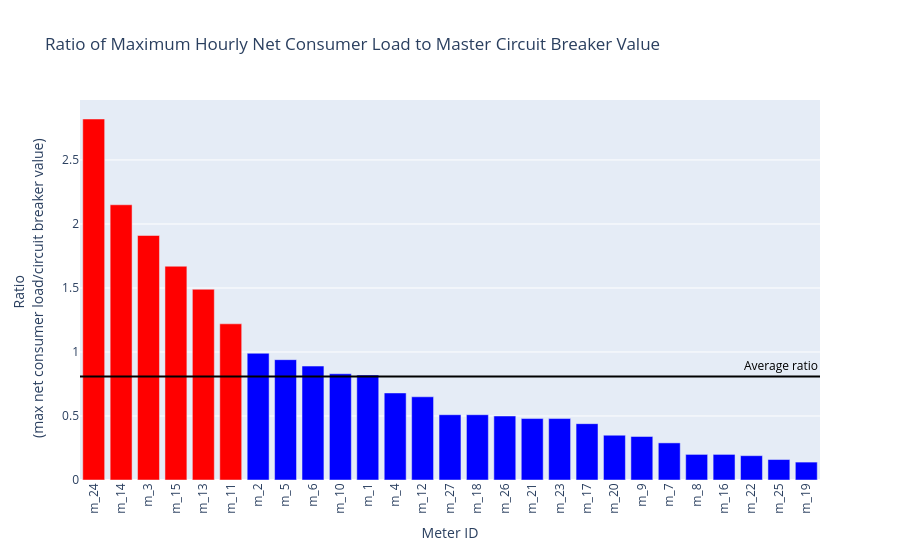

The notebook cell this image was saved under:
### Code cell
# Plot the ratio of the maximum loads to the master circuit breaker values for each meter.
bar_plot(
    df_meters_con,
    "meter_id",
    "ratio",
    "Ratio of Maximum Hourly Net Consumer Load to Master Circuit Breaker Value",
    {
        "meter_id": "Meter ID",
        "ratio": "Ratio <br> (max net consumer load/circuit breaker value)",
    },
    average=True,
)

### Figure 1 — Plotly figure (JSON) as saved in the notebook; plotly's stock layout.template omitted (floating-point values rounded to 4 significant figures)
{"data": [{"customdata": [[1.0], [1.0], [1.0], [1.0], [1.0], [1.0], [0.0], [0.0], [0.0], [0.0], [0.0], [0.0], [0.0], [0.0], [0.0], [0.0], [0.0], [0.0], [0.0], [0.0], [0.0], [0.0], [0.0], [0.0], [0.0], [0.0], [0.0]], "hovertemplate": "Meter ID=%{x}<br>Ratio <br> (max net consumer load/circuit breaker value)=%{y}<extra></extra>", "legendgroup": "", "marker": {"color": [1.0, 1.0, 1.0, 1.0, 1.0, 1.0, 0.0, 0.0, 0.0, 0.0, 0.0, 0.0, 0.0, 0.0, 0.0, 0.0, 0.0, 0.0, 0.0, 0.0, 0.0, 0.0, 0.0, 0.0, 0.0, 0.0, 0.0], "coloraxis": "coloraxis", "pattern": {"shape": ""}}, "name": "", "orientation": "v", "showlegend": false, "textposition": "auto", "type": "bar", "x": ["m_24", "m_14", "m_3", "m_15", "m_13", "m_11", "m_2", "m_5", "m_6", "m_10", "m_1", "m_4", "m_12", "m_27", "m_18", "m_26", "m_21", "m_23", "m_17", "m_20", "m_9", "m_7", "m_8", "m_16", "m_22", "m_25", "m_19"], "xaxis": "x", "y": [2.82, 2.15, 1.91, 1.67, 1.49, 1.22, 0.99, 0.94, 0.89, 0.83, 0.82, 0.68, 0.65, 0.51, 0.51, 0.5, 0.48, 0.48, 0.44, 0.35, 0.34, 0.29, 0.2, 0.2, 0.19, 0.16, 0.14], "yaxis": "y"}], "layout": {"annotations": [{"font": {"color": "Black"}, "showarrow": false, "text": "Average ratio", "x": 1, "xanchor": "right", "xref": "x domain", "y": 0.8093, "yanchor": "bottom", "yref": "y"}], "barmode": "relative", "coloraxis": {"autocolorscale": false, "colorbar": {"title": {"text": "ratio_bool"}}, "colorscale": [[0.0, "rgb(0,0,255)"], [0.1, "rgb(51,153,255)"], [0.2, "rgb(102,204,255)"], [0.3, "rgb(153,204,255)"], [0.4, "rgb(204,204,255)"], [0.5, "rgb(255,255,255)"], [0.6, "rgb(255,204,255)"], [0.7, "rgb(255,153,255)"], [0.8, "rgb(255,102,204)"], [0.9, "rgb(255,102,102)"], [1.0, "rgb(255,0,0)"]], "showscale": false}, "legend": {"tracegroupgap": 0}, "shapes": [{"line": {"color": "Black"}, "type": "line", "x0": 0, "x1": 1, "xref": "x domain", "y0": 0.8093, "y1": 0.8093, "yref": "y"}], "title": {"text": "Ratio of Maximum Hourly Net Consumer Load to Master Circuit Breaker Value"}, "xaxis": {"anchor": "y", "domain": [0.0, 1.0], "tickangle": -90, "title": {"text": "Meter ID"}}, "yaxis": {"anchor": "x", "domain": [0.0, 1.0], "title": {"text": "Ratio <br> (max net consumer load/circuit breaker value)"}}}}
